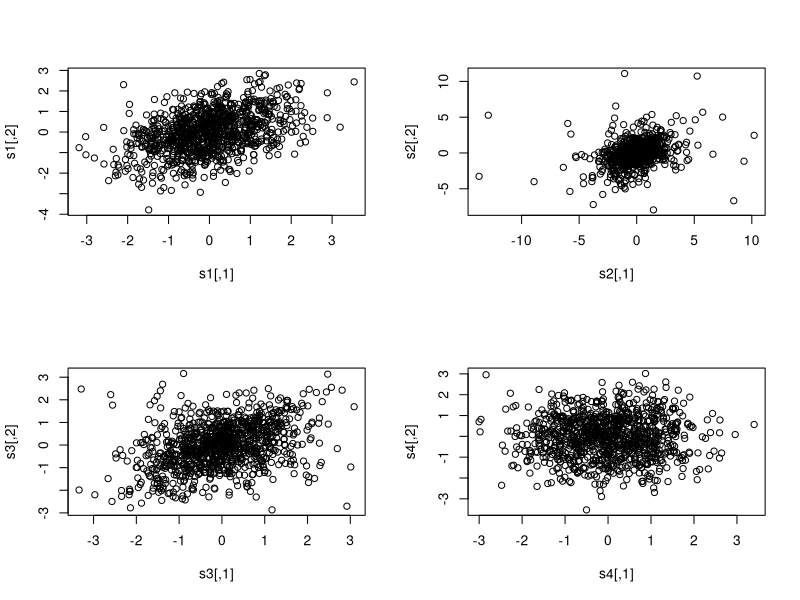

Source code (R):
betta=0.65
N=1000
x=matrix(rnorm(2*N), ncol=2)
z=rnorm(N)
w=rchisq(n = N, df = 3)
# s1=cbind(sqrt(1-betta^2))
s1=sqrt(1-betta^2)*x+betta*z

s2=s1/sqrt(w)*sqrt(3)
s3=qnorm(pt(s2,3))
s4=x
par(mfrow=c(2,2))

plot(s1)
plot(s2)
plot(s3)
plot(s4)

